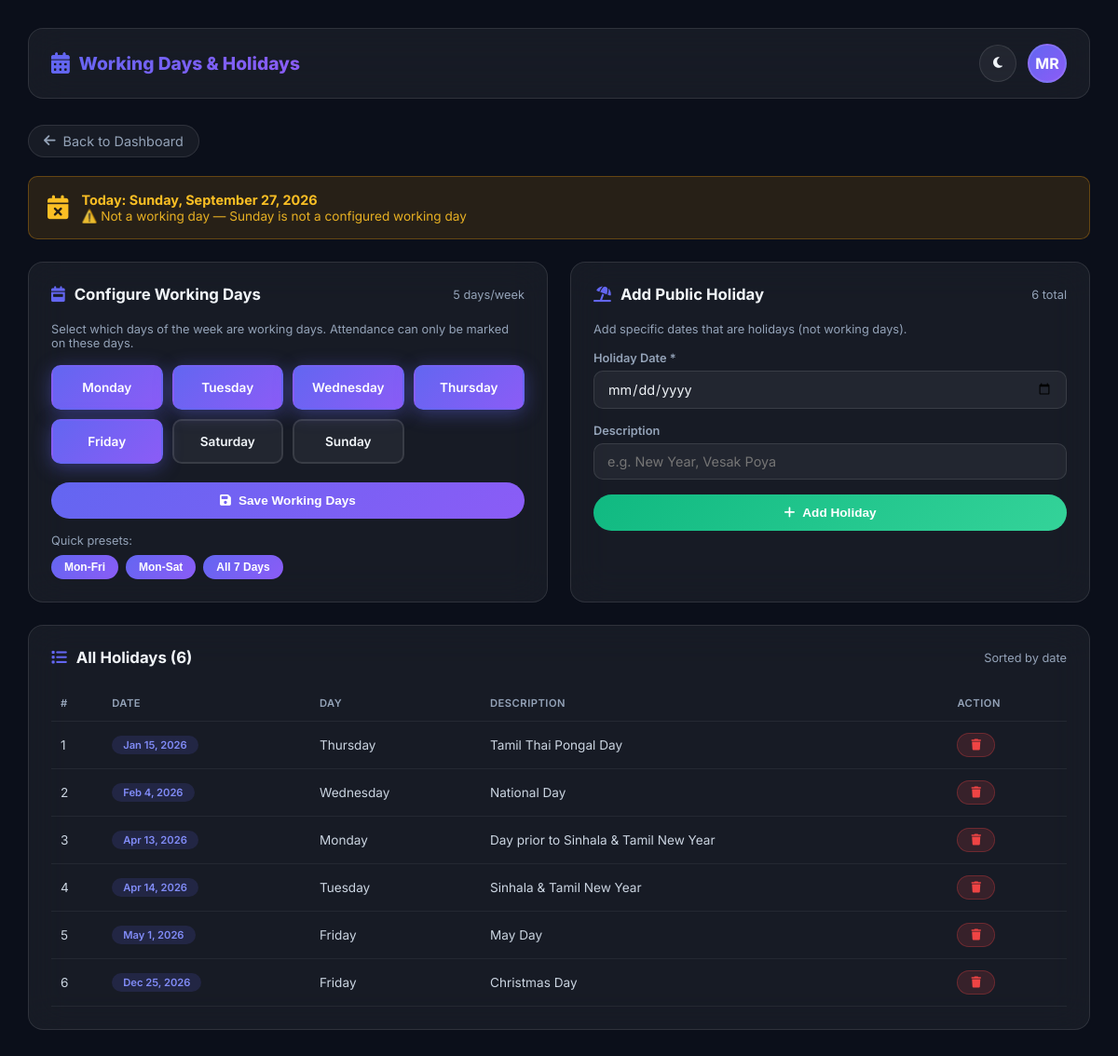
/admin/manage_working_days.php (signed in), run on the app's committed database.
### tables this page shows
CREATE TABLE `school_settings` (
  `id` int(11) NOT NULL,
  `setting_key` varchar(50) NOT NULL,
  `setting_value` varchar(255) DEFAULT NULL,
  `updated_at` timestamp NOT NULL DEFAULT current_timestamp() ON UPDATE current_timestamp()
);

CREATE TABLE `holidays` (
  `holiday_id` int(11) NOT NULL,
  `holiday_date` date NOT NULL,
  `description` varchar(150) DEFAULT NULL,
  `created_at` timestamp NOT NULL DEFAULT current_timestamp()
);

### config/db.php (called while the page is built, shortened)
<?php
function getWorkingDays($pdo) {
    try {
        $stmt = $pdo->prepare("SELECT setting_value FROM school_settings WHERE setting_key = 'working_days'");
        $stmt->execute();
        $value = $stmt->fetchColumn();
        if ($value) {
            return array_map('intval', explode(',', $value));
        }
    } catch (PDOException $e) {
    }
    return [1, 2, 3, 4, 5];
}
function isWorkingDay($date, $pdo) {
    try {
        $stmt = $pdo->prepare("SELECT COUNT(*) FROM holidays WHERE holiday_date = ?");
        $stmt->execute([$date]);
    } catch (PDOException $e) {
    }
    $day_of_week = (int)date('N', strtotime($date));
    $working_days = getWorkingDays($pdo);
    if (!in_array($day_of_week, $working_days)) {
        return false;
    }
    return true;
}
function getNonWorkingReason($date, $pdo) {
    try {
        $stmt = $pdo->prepare("SELECT description FROM holidays WHERE holiday_date = ?");
        $stmt->execute([$date]);
        $desc = $stmt->fetchColumn();
    } catch (PDOException $e) {}
    $day_of_week = (int)date('N', strtotime($date));
    $working_days = getWorkingDays($pdo);
    if (!in_array($day_of_week, $working_days)) {
        $day_names = [1=>'Monday',2=>'Tuesday',3=>'Wednesday',4=>'Thursday',5=>'Friday',6=>'Saturday',7=>'Sunday'];
        return $day_names[$day_of_week] . " is not a configured working day";
    }
    return "Not a working day";
}
?>

### admin/manage_working_days.php (the view, shortened to what this page needs)
<?php
require_once __DIR__ . '/../config/db.php';
$principal_name = $_SESSION['principal_name'] ?? 'Principal';
$current_working_days = getWorkingDays($pdo);
$holidays = $pdo->query("SELECT * FROM holidays ORDER BY holiday_date ASC")->fetchAll(PDO::FETCH_ASSOC);
$day_names = [
    1 => 'Monday', 2 => 'Tuesday', 3 => 'Wednesday',
    4 => 'Thursday', 5 => 'Friday', 6 => 'Saturday', 7 => 'Sunday'
];
$today = date('Y-m-d');
$is_today_working = isWorkingDay($today, $pdo);
$today_reason = !$is_today_working ? getNonWorkingReason($today, $pdo) : '';
?>
<!DOCTYPE html>
<html lang="en">
<head>
    <link rel="stylesheet" href="https://cdnjs.cloudflare.com/ajax/libs/font-awesome/6.5.0/css/all.min.css">
</head>
<body>
    <nav class="top-nav">
        <div class="brand">
            <i class="fa-solid fa-calendar-days"></i>
            Working Days & Holidays
        </div>
        <div class="top-nav-actions">
            <button class="nav-btn" onclick="toggleTheme()"><i class="fa-solid fa-moon" id="themeIcon"></i></button>
            <div class="principal-avatar" onclick="window.location.href='dashboard.php'">
                <?= strtoupper(substr($principal_name, 0, 2)) ?>
            </div>
        </div>
    </nav>
    <a href="dashboard.php" class="back-link">
        <i class="fa-solid fa-arrow-left"></i> Back to Dashboard
    </a>
    <div class="today-status <?= $is_today_working ? 'working' : 'not-working' ?>">
        <i class="fa-solid <?= $is_today_working ? 'fa-calendar-check' : 'fa-calendar-xmark' ?>"></i>
        <div>
            <strong>Today: <?= date('l, F j, Y') ?></strong><br>
            <span style="font-size:0.85rem;opacity:0.9;">
                <?php if ($is_today_working): ?>
                    ✅ This is a working day — Attendance can be marked.
                <?php else: ?>
                    ⚠️ Not a working day — <?= htmlspecialchars($today_reason) ?>
                <?php endif; ?>
            </span>
        </div>
    </div>
    <div class="grid-2">
        <div class="card">
            <div class="card-header">
                <h3><i class="fa-solid fa-calendar-week"></i> Configure Working Days</h3>
                <span class="text-sm text-muted"><?= count($current_working_days) ?> days/week</span>
            </div>
            <p class="text-muted text-sm" style="margin-bottom:16px;">
                Select which days of the week are working days. Attendance can only be marked on these days.
            </p>
            <form method="POST">
                <div class="day-checkboxes">
                    <?php foreach ($day_names as $num => $name): ?>
                        <div class="day-checkbox">
                            <label for="day_<?= $num ?>"><?= $name ?></label>
                        </div>
                    <?php endforeach; ?>
                </div>
                <button type="submit" class="btn btn-primary btn-block">
                    <i class="fa-solid fa-save"></i> Save Working Days
                </button>
            </form>
            <div style="margin-top:16px;">
                <div class="text-muted text-sm" style="margin-bottom:8px;">Quick presets:</div>
                <div style="display:flex;gap:8px;flex-wrap:wrap;">
                    <button type="button" class="btn btn-sm btn-primary" onclick="setPreset([1,2,3,4,5])">Mon-Fri</button>
                    <button type="button" class="btn btn-sm btn-primary" onclick="setPreset([1,2,3,4,5,6])">Mon-Sat</button>
                    <button type="button" class="btn btn-sm btn-primary" onclick="setPreset([1,2,3,4,5,6,7])">All 7 Days</button>
                </div>
            </div>
        </div>
        <div class="card">
            <div class="card-header">
                <h3><i class="fa-solid fa-umbrella-beach"></i> Add Public Holiday</h3>
                <span class="text-sm text-muted"><?= count($holidays) ?> total</span>
            </div>
            <p class="text-muted text-sm" style="margin-bottom:16px;">
                Add specific dates that are holidays (not working days).
            </p>
            <form method="POST">
                <div class="form-group">
                    <label>Holiday Date *</label>
                    <input type="date" name="holiday_date" required>
                </div>
                <div class="form-group">
                    <label>Description</label>
                    <input type="text" name="description" placeholder="e.g. New Year, Vesak Poya">
                </div>
                <button type="submit" class="btn btn-success btn-block">
                    <i class="fa-solid fa-plus"></i> Add Holiday
                </button>
            </form>
        </div>
    </div>
    <div class="card">
        <div class="card-header">
            <h3><i class="fa-solid fa-list"></i> All Holidays (<?= count($holidays) ?>)</h3>
            <span class="text-sm text-muted">Sorted by date</span>
        </div>
        <div class="table-wrap">
            <table>
                <thead>
                    <tr>
                        <th>#</th>
                        <th>Date</th>
                        <th>Day</th>
                        <th>Description</th>
                        <th>Action</th>
                    </tr>
                </thead>
                <tbody>
                    <?php if (count($holidays) > 0): ?>
                        <?php $i = 1; foreach ($holidays as $h): ?>
                            <tr>
                                <td><?= $i++ ?></td>
                                <td><span class="badge badge-primary"><?= date('M j, Y', strtotime($h['holiday_date'])) ?></span></td>
                                <td><?= date('l', strtotime($h['holiday_date'])) ?></td>
                                <td><?= htmlspecialchars($h['description'] ?? '-') ?></td>
                                <td>
                                    <a href="?delete_holiday=<?= $h['holiday_id'] ?>"
                                       class="btn btn-danger btn-sm"
                                       onclick="return confirm('Delete this holiday?')">
                                        <i class="fa-solid fa-trash"></i>
                                    </a>
                                </td>
                            </tr>
                        <?php endforeach; ?>
                    <?php endif; ?>
                </tbody>
            </table>
        </div>
    </div>
</body>
</html>

### data on the page
school_settings: setting_value "5"
holidays: holiday_date "Jan 15, 2026", holiday_date "Thursday", description "Tamil Thai Pongal Day"
holidays: holiday_date "Feb 4, 2026", holiday_date "Wednesday", description "National Day"
holidays: holiday_date "Apr 13, 2026", holiday_date "Monday", description "Day prior to Sinhala & Tamil New Year"
holidays: holiday_date "Apr 14, 2026", holiday_date "Tuesday", description "Sinhala & Tamil New Year"
holidays: holiday_date "May 1, 2026", holiday_date "Friday", description "May Day"
holidays: holiday_date "Dec 25, 2026", holiday_date "Friday", description "Christmas Day"

### other printed values
substr($principal_name, 0, 2) "MR"
$today_reason "Sunday is not a configured working day"
$name "Monday"
$name "Tuesday"
$name "Wednesday"
$name "Thursday"
$name "Friday"
$name "Saturday"
$name "Sunday"
count($holidays) "6"
